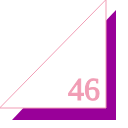
Frame 1 (no input)
Frame 60 (no input): identical to frame 1, image omitted
Frame 120 (the mouse pressed at the canvas centre since frame 60): identical to frame 1, image omitted

The p5.js sketch that drew this single still picture (run headless with seeded random() and noise() and a simulated clock; from frame 60 on, the mouse is pressed at the canvas centre):

// p5.js sketch
// ── sketch.js
function setup() {
  createCanvas(128,128);
}

function draw() {
  background(255);
  fill(153, 0, 153);
  noStroke();
  triangle(12,120,116,120,116,10);
  fill(255);
  stroke(241, 157, 181)
  triangle(0,108,106,108,106,0);
  textSize(32);
  fill(241, 157, 181)
  textFont("serif");
  text("46", 68, 100);
}
